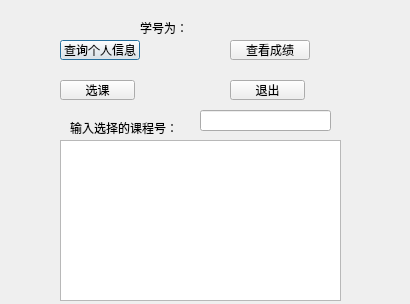
<?xml version="1.0" encoding="UTF-8"?>
<ui version="4.0">
 <class>Dialog</class>
 <widget class="QDialog" name="Dialog">
  <property name="geometry">
   <rect>
    <x>0</x>
    <y>0</y>
    <width>410</width>
    <height>304</height>
   </rect>
  </property>
  <property name="windowTitle">
   <string>Dialog</string>
  </property>
  <widget class="QPushButton" name="select_student_information">
   <property name="geometry">
    <rect>
     <x>60</x>
     <y>40</y>
     <width>80</width>
     <height>20</height>
    </rect>
   </property>
   <property name="text">
    <string>查询个人信息</string>
   </property>
  </widget>
  <widget class="QPushButton" name="elective_course">
   <property name="geometry">
    <rect>
     <x>60</x>
     <y>80</y>
     <width>75</width>
     <height>20</height>
    </rect>
   </property>
   <property name="text">
    <string>选课</string>
   </property>
  </widget>
  <widget class="QPushButton" name="select_grade">
   <property name="geometry">
    <rect>
     <x>230</x>
     <y>40</y>
     <width>80</width>
     <height>20</height>
    </rect>
   </property>
   <property name="text">
    <string>查看成绩</string>
   </property>
  </widget>
  <widget class="QPushButton" name="quit">
   <property name="geometry">
    <rect>
     <x>230</x>
     <y>80</y>
     <width>75</width>
     <height>20</height>
    </rect>
   </property>
   <property name="text">
    <string>退出</string>
   </property>
  </widget>
  <widget class="QLabel" name="sno">
   <property name="geometry">
    <rect>
     <x>140</x>
     <y>20</y>
     <width>131</width>
     <height>16</height>
    </rect>
   </property>
   <property name="text">
    <string>学号为：</string>
   </property>
  </widget>
  <widget class="QLineEdit" name="elective_number">
   <property name="geometry">
    <rect>
     <x>200</x>
     <y>110</y>
     <width>131</width>
     <height>21</height>
    </rect>
   </property>
  </widget>
  <widget class="QLabel" name="elective_num">
   <property name="geometry">
    <rect>
     <x>70</x>
     <y>120</y>
     <width>111</width>
     <height>16</height>
    </rect>
   </property>
   <property name="text">
    <string>输入选择的课程号：</string>
   </property>
  </widget>
  <widget class="QTextBrowser" name="output">
   <property name="geometry">
    <rect>
     <x>60</x>
     <y>140</y>
     <width>281</width>
     <height>161</height>
    </rect>
   </property>
   <property name="autoFillBackground">
    <bool>false</bool>
   </property>
  </widget>
 </widget>
 <resources/>
 <connections>
  <connection>
   <sender>quit</sender>
   <signal>clicked(bool)</signal>
   <receiver>quit</receiver>
   <slot>close()</slot>
   <hints>
    <hint type="sourcelabel">
     <x>242</x>
     <y>84</y>
    </hint>
    <hint type="destinationlabel">
     <x>242</x>
     <y>84</y>
    </hint>
   </hints>
  </connection>
 </connections>
</ui>
